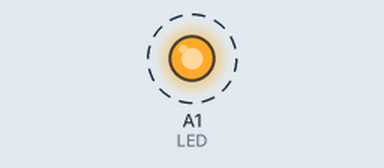
Bench run of a sketch on a simulated Arduino Uno, built with avr-gcc and run on an emulated ATmega328P. Parts: output pins drawn as LEDs (lit = HIGH). Dashed ring = blinking.

Above: at 0.2 s.
Timing chart, 0 to 3.0 s (numbered marks = the images above):
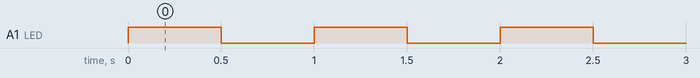

The sketch:

test.ino
```cpp
/*
 *
 * Battery discharge formula
 * equivalent_current_mA = (percent_monthly_discharge_rate / 100) * capacity_maH / (24 * 30)
 */


#include <Wire.h>
#include <SPI.h>
#include <EEPROM.h>

#include <small_ssd1306.h>
#include <small_totp.h>

#include <avr/sleep.h>
#include <avr/power.h>
#include <avr/wdt.h>
#include <avr/pgmspace.h>


#include <avr/io.h>
#include <avr/interrupt.h>
#include <avr/eeprom.h>
#include <util/delay.h>

//#define OLD

#ifdef OLD
#define OLED_CS 	10  // AVR pin 19 (SCK)
#define OLED_MOSI 	11  // AVR pin 18 (MISO)
#define OLED_CLOCK 	13  // AVR pin 17 (MOSI)
#define OLED_DC 	12  // AVR pin 16 (SS_)
#define OLED_RESET 	 9  // AVR pin 15 (OC1A)
#define OLED_POWER	 5  // signal to control base of transistor gating OLED's VDD
#define LED              A1
#define BUTTON           2
#define INVERT_SCREEN 0  // 0 is normal 1 is inverted color
#define ORIENTATION 1    // 0 is normal 1 is inverted 180 degrees
#define DISABLE_UNUSED_PINS \
  DDRD = B11111111; \
  DDRC = B11111111; \
  DDRB = B11111111; \
  PORTD = B11001011; \
  PORTC = B11111111; \
  PORTB = B11000001;
#else
#define OLED_CS 	10  // AVR pin 19 (SCK)
#define OLED_MOSI 	11  // AVR pin 18 (MISO)
#define OLED_CLOCK 	13  // AVR pin 17 (MOSI)
#define OLED_DC 	12  // AVR pin 16 (SS_)
#define OLED_RESET 	A2  // AVR pin 15 (OC1A)
#define OLED_POWER	 4  // signal to control base of transistor gating OLED's VDD
#define LED             A1
#define BUTTON           2
#define INVERT_SCREEN 0  // 0 is normal 1 is inverted color
#define ORIENTATION 1   // 0 is normal 1 is inverted 180 degrees
#define DISABLE_UNUSED_PINS \
  DDRD = B11111111; \
  DDRC = B11111111; \
  DDRB = B11111111; \
  PORTD = B11101011; \
  PORTC = B11111001; \
  PORTB = B11000011;
#endif


/*
 * \file
 *
 * \brief Example code for testing crystal stability and robustness. The
 * firmware will output the crystal clock on a I/O pin that can be probed
 * with a standard 10X oscilloscope probe. DO NOT probe the crystal directly
 * if you do not have very high impedance probes indeded for crystal
 * measurements. The output clock will be devided by 2. NOTE: The correct
 * device must be set by a define.
 *
 *
 * Copyright (C) 2009 Atmel Corporation. All rights reserved.
 *
 * \page License
 *
 * Redistribution and use in source and binary forms, with or without
 * modification, are permitted provided that the following conditions are met:
 *
 * 1. Redistributions of source code must retain the above copyright notice,
 * this list of conditions and the following disclaimer.
 *
 * 2. Redistributions in binary form must reproduce the above copyright notice,
 * this list of conditions and the following disclaimer in the documentation
 * and/or other materials provided with the distribution.
 *
 * 3. The name of Atmel may not be used to endorse or promote products derived
 * from this software without specific prior written permission.
 *
 * 4. This software may only be redistributed and used in connection with an
 * Atmel AVR product.
 *
 * THIS SOFTWARE IS PROVIDED BY ATMEL "AS IS" AND ANY EXPRESS OR IMPLIED
 * WARRANTIES, INCLUDING, BUT NOT LIMITED TO, THE IMPLIED WARRANTIES OF
 * MERCHANTABILITY, FITNESS FOR A PARTICULAR PURPOSE AND NON-INFRINGEMENT ARE
 * EXPRESSLY AND SPECIFICALLY DISCLAIMED. IN NO EVENT SHALL ATMEL BE LIABLE FOR
 * ANY DIRECT, INDIRECT, INCIDENTAL, SPECIAL, EXEMPLARY, OR CONSEQUENTIAL
 * DAMAGES (INCLUDING, BUT NOT LIMITED TO, PROCUREMENT OF SUBSTITUTE GOODS OR
 * SERVICES; LOSS OF USE, DATA, OR PROFITS; OR BUSINESS INTERRUPTION) HOWEVER
 * CAUSED AND ON ANY THEORY OF LIABILITY, WHETHER IN CONTRACT, STRICT
 * LIABILITY, OR TORT (INCLUDING NEGLIGENCE OR OTHERWISE) ARISING IN ANY WAY
 * OUT OF THE USE OF THIS SOFTWARE, EVEN IF ADVISED OF THE POSSIBILITY OF SUCH
 * DAMAGE.
 *
 *
 * Devices 			Define
 * supported
 *
 * ATmega8   		ATMEGA8
 * ATmega8A			ATMEGA8
 * ATmega16			ATMEGA16_32
 * ATmega16A		ATMEGA16_32
 * ATmega32			ATMEGA16_32
 * ATmega32A		ATMEGA16_32
 * ATmega64			ATMEGA64_128
 * ATmega64A		ATMEGA64_128
 * ATmega128		ATMEGA64_128
 * ATmega128A		ATMEGA64_128
 * ATmega640		ATMEGA640_1280_2560
 * ATmega1280		ATMEGA640_1280_2560
 * ATmega1281		ATMEGA640_1280_2560
 * ATmega2560		ATMEGA640_1280_2560
 * ATmega2561		ATMEGA640_1280_2560
 * ATmega162		ATMEGA162
 * ATmega165A		ATMEGA169
 * ATmega165P		ATMEGA169
 * ATmega165PA		ATMEGA169
 * ATmega169		ATMEGA169
 * ATmega169A		ATMEGA169
 * ATmega169P		ATMEGA169
 * ATmega169PA		ATMEGA169
 * ATmega325A		ATMEGA329_649
 * ATmega325P		ATMEGA329_649
 * ATmega325PA		ATMEGA329_649
 * ATmega3250A		ATMEGA329_649
 * ATmega3250P		ATMEGA329_649
 * ATmega3250PA		ATMEGA329_649
 * ATmega329		ATMEGA329_649
 * ATmega329A		ATMEGA329_649
 * ATmega329P		ATMEGA329_649
 * ATmega329PA		ATMEGA329_649
 * ATmega3290A		ATMEGA329_649
 * ATmega3290P		ATMEGA329_649
 * ATmega3290PA		ATMEGA329_649
 * ATmega645A		ATMEGA329_649
 * ATmega645P		ATMEGA329_649
 * ATmega6450A		ATMEGA329_649
 * ATmega6450P		ATMEGA329_649
 * ATmega649		ATMEGA329_649
 * ATmega6490		ATMEGA329_649
 * ATmega649A		ATMEGA329_649
 * ATmega649P		ATMEGA329_649
 * ATmega6490A		ATMEGA329_649
 * ATmega6490P		ATMEGA329_649
 * ATmega48			ATMEGA48_88_168
 * ATmega48A		ATMEGA48_88_168
 * ATmega88			ATMEGA48_88_168
 * ATmega88A		ATMEGA48_88_168
 * ATmega168		ATMEGA48_88_168
 * ATmega168A		ATMEGA48_88_168
 * ATmega48P		ATMEGA48_88_168
 * ATmega48PA		ATMEGA48_88_168
 * ATmega88P		ATMEGA48_88_168
 * ATmega88PA		ATMEGA48_88_168
 * ATmega168P		ATMEGA48_88_168
 * ATmega168PA		ATMEGA48_88_168
 * ATmega164A		ATMEGA164_324_644_1284
 * ATmega164P		ATMEGA164_324_644_1284
 * ATmega164PA		ATMEGA164_324_644_1284
 * ATmega324A		ATMEGA164_324_644_1284
 * ATmega324P		ATMEGA164_324_644_1284
 * ATmega324PA		ATMEGA164_324_644_1284
 * ATmega644A		ATMEGA164_324_644_1284
 * ATmega644P		ATMEGA164_324_644_1284
 * ATmega644PA		ATMEGA164_324_644_1284
 * ATmega1284P		ATMEGA164_324_644_1284
 */


#include <avr/io.h>


int the_main( void )
{
	// Crystal clock will be output on PORTB3 (divided by 2)
	DDRB |= (1<<PORTB3);

	// Enable CTC mode with toggle on compare match. Precale 1 and top at 0
	OCR2A  =  0;
	TCCR2A = (0<<COM2A1)|(1<<COM2A0)|(1<<WGM21)|(0<<WGM20);
	TCCR2B = (0<<WGM22)|(0<<CS22)|(0<<CS21)|(1<<CS20);
	ASSR   = (1<<AS2);

	while(1){}
}

void setup()
{
    pinMode(LED, OUTPUT);

  //  the_main();
}

void loop()
{
  digitalWrite(LED, HIGH);   // turn the LED on (HIGH is the voltage level)
  delay(500);               // wait for a second
  digitalWrite(LED, LOW);    // turn the LED off by making the voltage LOW
  delay(500);               //
}
```

Measured:
- by itself, A1 (LED): alternates HIGH for 0.50 s and LOW for 0.50 s
